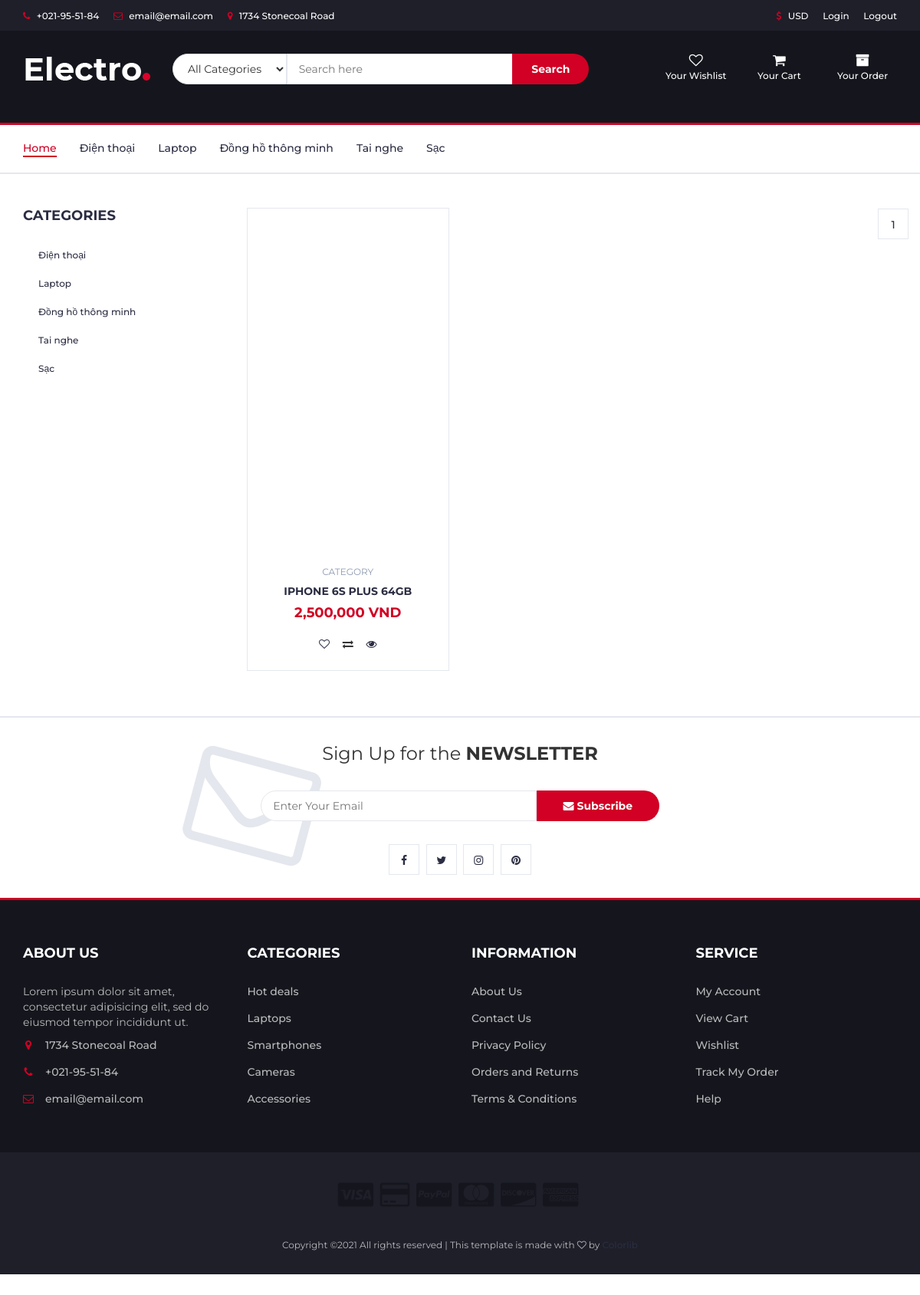
Screenshot of /result.php?key=iphone 6s Plus 64GB  with the database file from the repository.
### tables this page shows
CREATE TABLE IF NOT EXISTS `protypes` (
  `type_id` int(11) NOT NULL AUTO_INCREMENT,
  `type_name` varchar(100) NOT NULL,
  PRIMARY KEY (`type_id`)
);

CREATE TABLE IF NOT EXISTS `products` (
  `id` int(11) NOT NULL AUTO_INCREMENT,
  `name` varchar(100) NOT NULL,
  `manu_id` int(11) NOT NULL,
  `type_id` int(11) NOT NULL,
  `price` int(11) NOT NULL,
  `pro_image` varchar(150) NOT NULL,
  `description` text NOT NULL,
  `feature` tinyint(4) NOT NULL,
  `created_at` timestamp NOT NULL DEFAULT current_timestamp() ON UPDATE current_timestamp(),
  PRIMARY KEY (`id`)
);

### models/db.php (called while the page is built, shortened)
<?php
class Db
{
    public static $connection;
    public function __construct()
    {
        if (!self::$connection) {
            self::$connection = new mysqli(DB_HOST, DB_USER, DB_PASSWORD, DB_NAME, PORT);
            self::$connection->set_charset(DB_CHARSET);
        }
        return self::$connection;
    }
    public function select($sql)
    {
        $sql->execute();
        $items = $sql->get_result()->fetch_all(MYSQLI_ASSOC);
        return $items;
    }
}

### models/Protype.php (called while the page is built)
<?php
class Protype extends Db
{
    public function getAllProtype()
    {
        $sql = self::$connection->prepare("SELECT * FROM protypes");
        return parent::select($sql);
    }
}

### result.php (the view, shortened to what this page needs)
<?php include "header.php"; ?>
	<body>
		<div class="section">
			<div class="container">
				<div class="row">
					<div id="aside" class="col-md-3">
						<div class="aside">
							<h3 class="aside-title">Categories</h3>
							<div class="checkbox-filter">
							<?php
								foreach($getAllProtype as $value){
							?>
								<div class="input-checkbox">
									<label for="categories">
										<a href="product.php?type_id=<?php echo $value ['type_id']?>"><?php echo $value['type_name'] ?></a>
									</label>
								</div>
							<?php }?>
							</div>
						</div>
					</div>
					<div id="store" class="col-md-9">
						<div class="row">
						<?php if(isset($_GET['key'])){
						$key = $_GET['key'];
						$productList = $product->searchProducts($key);
						$perPage = 3;
						$page = isset($_GET['page'])?$_GET['page']:1;
						$total = count($productList);
						$url = $_SERVER['PHP_SELF'].'?key='.$key ;
						$search3Products =$product->search3Products($key,$page,$perPage);
						foreach ($search3Products as $value) { ?>
							<div class="col-md-4 col-xs-6">
								<div class="product">
									<div class="product-img">
									</div>
									<div class="product-body">
										<p class="product-category">Category</p>
										<h3 class="product-name"><a href="detail.php?id=<?php echo $value['id']?>"><?php echo $value['name'] ?></a></h3>
										<h4 class="product-price"><?php echo number_format($value['price']) ?> VND</h4>
										<div class="product-btns">
										<a href="addwishlist.php?id=<?php echo $value['id']?>" class="add-to-wishlist"><i class="fa fa-heart-o"></i></a>
											<button class="add-to-compare"><i class="fa fa-exchange"></i><span class="tooltipp">add to compare</span></button>
											<a href="detail.php?id=<?php echo $value['id']?>"><i class="fa fa-eye"></i></a>
										</div>
									</div>
									<div class="add-to-cart">
									<a href="insertcart.php?id=<?php echo $value['id']?>"><button class="add-to-cart-btn"><i class="fa fa-shopping-cart"></i> add to cart</button></a>
									</div>
								</div>
							</div>
						<?php } ?>
						<div class="store-filter clearfix">
							<ul class="store-pagination">
								<?php
								echo  $product->paginate($url,$total,$perPage);
								?>
							</ul>
						</div>
						<?php } ?>
					</div>
				</div>
			</div>
		</div>

### header.php (shortened to what this page needs)
<?php
require "models/db.php";
require "models/product.php";
require "models/protype.php";
$protype = new Protype;
$product = new Product;
$getAllProducts = $product->getAllProducts();
$getAllProtype = $protype->getAllProtype();
?>
<!DOCTYPE html>
<html lang="en">
	<head>
		<link type="text/css" rel="stylesheet" href="css/bootstrap.min.css"/>
		<link type="text/css" rel="stylesheet" href="css/slick.css"/>
		<link type="text/css" rel="stylesheet" href="css/slick-theme.css"/>
		<link type="text/css" rel="stylesheet" href="css/nouislider.min.css"/>
		<link rel="stylesheet" href="css/font-awesome.min.css">
		<link type="text/css" rel="stylesheet" href="css/style.css"/>
    </head>
	<body>
		<header>
			<div id="top-header">
				<div class="container">
					<ul class="header-links pull-left">
						<li><a href="#"><i class="fa fa-phone"></i> +021-95-51-84</a></li>
						<li><a href="#"><i class="fa fa-envelope-o"></i> email@email.com</a></li>
						<li><a href="#"><i class="fa fa-map-marker"></i> 1734 Stonecoal Road</a></li>
					</ul>
					<ul class="header-links pull-right">
						<li><a href="#"><i class="fa fa-dollar"></i> USD</a></li>
						<li><a href="login/login.php">Login</a></li>
						<li><a href="logout.php">Logout</a></li>
					</ul>
				</div>
			</div>
			<div id="header">
				<div class="container">
					<div class="row">
						<div class="col-md-2">
							<div class="header-logo">
								<a href="index.php" class="logo">
									<img src="./img/logo.png" alt="">
								</a>
							</div>
						</div>
						<div class="form-search col-md-6">
							<div class="header-search">
								<form action="result.php" method="get">
									<select class="input-select">
										<option value="0">All Categories</option>
									</select>
									<input class="input" placeholder="Search here" name="key" id="search" autocomplete="off">
									<input type="submit" value="Search" class="search-btn">
								</form>
							</div>
						</div>
						<div class="col-md-4 clearfix">
							<div class="header-ctn">
								<div>
									<a href="wishlists.php">
										<i class="fa fa-heart-o"></i>
										<span>Your Wishlist</span>
									</a>
								</div>
								<div class="cart">
									<a href="cart.php">
										<i class="fa fa-shopping-cart"></i>
										<span>Your Cart</span>
									</a>
								</div>
								<div class="order">
									<a href="yourorder.php">
									<i class="fa fa-archive"></i>
										<span>Your Order</span>
									</a>
								</div>
							</div>
						</div>
					</div>
				</div>
			</div>
		</header>
		<nav id="navigation">
			<div class="container">
				<div id="responsive-nav">
					<ul class="main-nav nav navbar-nav">
						<li class="active"><a href="index.php">Home</a></li>
						<?php
						foreach($getAllProtype as $value):
						?>
						<li><a href="product.php?type_id=<?php echo $value ['type_id']?>">
						<?php echo $value['type_name'] ?></a></li>
						<?php endforeach;?>
					</ul>
				</div>
			</div>
		</nav>

### rows the page displays
protypes: type_name "Điện thoại"
protypes: type_name "Laptop"
protypes: type_name "Đồng hồ thông minh"
protypes: type_name "Tai nghe"
protypes: type_name "Sạc"
products: name "IPHONE 6S PLUS 64GB", price "2,500,000"
